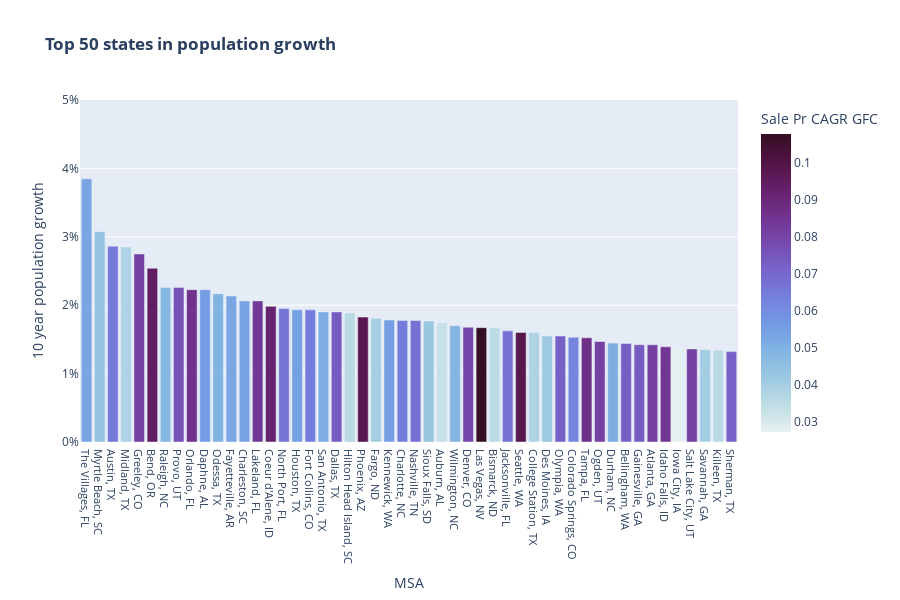

Notebook code cell kept with this figure:
### Markdown cell above
### Population Graph

### Code cell
def population_func():
    
    min_population=50000
    columns_needed=['MSA','Sale Pr CAGR GFC','Population 10 year CAGR','Population','Density']
    population_df=combined_df[columns_needed].dropna(subset=columns_needed)
    population_df=population_df[population_df['Population']>min_population]
    population_df.set_index('MSA',inplace=True)
    population_df.drop(columns=['Population'],inplace=True)
    population_50=population_df.nlargest(50, 'Population 10 year CAGR')
    population_50.reset_index(inplace=True)
    
    population50_bar = px.bar(population_50,
                       x="MSA",
                       y="Population 10 year CAGR",
                       color="Sale Pr CAGR GFC",
                       color_continuous_scale='dense',
                       title= "<b>Top 50 states in population growth</b>",
                       height=600
                       )


    population50_bar.update_layout(
        xaxis_tickfont_size=11,
        xaxis = dict(
        tickmode = 'linear',
        dtick = 1,
        ),
        yaxis= dict(
        tickformat=',.0%',
        range= [0,.05],
        title='10 year population growth'
        )
        )                        
         
    return population50_bar  
        
population_func()

### Figure 1 — Plotly figure (JSON) as saved in the notebook; plotly's stock layout.template omitted (floating-point values rounded to 4 significant figures)
{"data": [{"alignmentgroup": "True", "hovertemplate": "MSA=%{x}<br>Population 10 year CAGR=%{y}<br>Sale Pr CAGR GFC=%{marker.color}<extra></extra>", "legendgroup": "", "marker": {"color": [0.05321, 0.04392, 0.06547, 0.03843, 0.08123, 0.09397, 0.04781, 0.07642, 0.08587, 0.05578, 0.04929, 0.05285, 0.05412, 0.0839, 0.09201, 0.06658, 0.05477, 0.06423, 0.05116, 0.07349, 0.03577, 0.09804, 0.04, 0.05526, 0.06422, 0.06817, 0.04252, 0.03343, 0.04869, 0.07941, 0.1077, 0.03501, 0.06759, 0.09796, 0.03828, 0.04162, 0.07203, 0.06244, 0.08695, 0.08072, 0.05048, 0.07254, 0.07351, 0.08184, 0.08486, 0.02715, 0.08126, 0.04047, 0.03594, 0.07158], "coloraxis": "coloraxis"}, "name": "", "offsetgroup": "", "orientation": "v", "showlegend": false, "textposition": "auto", "type": "bar", "x": ["The Villages, FL", "Myrtle Beach, SC", "Austin, TX", "Midland, TX", "Greeley, CO", "Bend, OR", "Raleigh, NC", "Provo, UT", "Orlando, FL", "Daphne, AL", "Odessa, TX", "Fayetteville, AR", "Charleston, SC", "Lakeland, FL", "Coeur d'Alene, ID", "North Port, FL", "Houston, TX", "Fort Collins, CO", "San Antonio, TX", "Dallas, TX", "Hilton Head Island, SC", "Phoenix, AZ", "Fargo, ND", "Kennewick, WA", "Charlotte, NC", "Nashville, TN", "Sioux Falls, SD", "Auburn, AL", "Wilmington, NC", "Denver, CO", "Las Vegas, NV", "Bismarck, ND", "Jacksonville, FL", "Seattle, WA", "College Station, TX", "Des Moines, IA", "Olympia, WA", "Colorado Springs, CO", "Tampa, FL", "Ogden, UT", "Durham, NC", "Bellingham, WA", "Gainesville, GA", "Atlanta, GA", "Idaho Falls, ID", "Iowa City, IA", "Salt Lake City, UT", "Savannah, GA", "Killeen, TX", "Sherman, TX"], "xaxis": "x", "y": [0.03847, 0.03075, 0.02863, 0.02851, 0.02749, 0.0254, 0.0226, 0.02257, 0.02227, 0.02226, 0.02165, 0.02135, 0.02063, 0.02063, 0.01984, 0.01952, 0.01934, 0.01932, 0.01902, 0.01902, 0.01888, 0.01827, 0.0181, 0.01784, 0.01778, 0.01776, 0.01768, 0.01747, 0.01698, 0.01678, 0.01671, 0.01668, 0.01625, 0.01603, 0.01601, 0.01549, 0.01549, 0.01531, 0.01523, 0.01469, 0.01446, 0.01441, 0.01423, 0.01421, 0.01391, 0.01379, 0.01361, 0.0135, 0.01342, 0.01321], "yaxis": "y"}], "layout": {"barmode": "relative", "coloraxis": {"colorbar": {"title": {"text": "Sale Pr CAGR GFC"}}, "colorscale": [[0, "rgb(230, 240, 240)"], [0.09091, "rgb(191, 221, 229)"], [0.1818, "rgb(156, 201, 226)"], [0.2727, "rgb(129, 180, 227)"], [0.3636, "rgb(115, 154, 228)"], [0.4545, "rgb(117, 127, 221)"], [0.5455, "rgb(120, 100, 202)"], [0.6364, "rgb(119, 74, 175)"], [0.7273, "rgb(113, 50, 141)"], [0.8182, "rgb(100, 31, 104)"], [0.9091, "rgb(80, 20, 66)"], [1, "rgb(54, 14, 36)"]]}, "height": 600, "legend": {"tracegroupgap": 0}, "title": {"text": "<b>Top 50 states in population growth</b>"}, "xaxis": {"anchor": "y", "domain": [0, 1], "dtick": 1, "tickfont": {"size": 11}, "tickmode": "linear", "title": {"text": "MSA"}}, "yaxis": {"anchor": "x", "domain": [0, 1], "range": [0, 0.05], "tickformat": ",.0%", "title": {"text": "10 year population growth"}}}}
